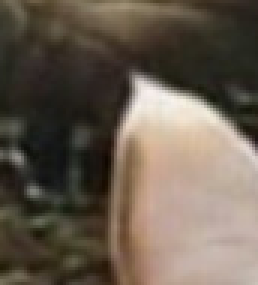
#> input picture 01.PNG, 86 x 95 px, found by its file name (shown 3 times larger)
$ python kmean.py
#> lines starting #> are read from the running program, lines starting #| are printed output that depends on the picture; long printed decimals are rounded
import numpy as np
import pandas as pd
import matplotlib.pyplot as plt
import cv2 as cv

def main():
    img = cv.imread("01.png")
#> img is the input picture: shape (95, 86, 3); mean B, G, R 79.9, 92.8, 104.4
    # img = cv.cvtColor(img, cv.COLOR_BGR2HSV)

    vectorized = np.float32(img.reshape((-1, 3)))
    criteria = (cv.TERM_CRITERIA_EPS + cv.TERM_CRITERIA_MAX_ITER, 20, 1.0)

    K = 2
    attempts = 10
    ret, label, center = cv.kmeans(vectorized, K, None, criteria, attempts, cv.KMEANS_PP_CENTERS)
#> ret = 14165288.7; label = 8170 values, max 1 at index 37, min 0 at index 0, mean 0.337; center = [[40.37, 51.99, 58.82], [157.5, 173.1, 193.8]]
    print(center)
#| [[ 40.366  51.988   58.818 ]
#|  [157.513  173.071  193.823 ]]
    center = np.uint8(center)
#> center = [[40, 51, 58], [157, 173, 193]]
    res = center[label.flatten()]
    result_image = res.reshape((img.shape))
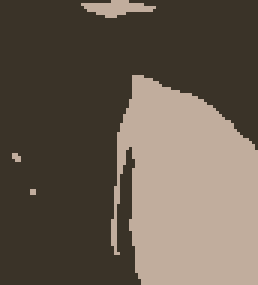
#> result_image: shape (95, 86, 3) (shown 3 times larger); mean B, G, R 79.5, 92.2, 103.5

    figure_size = 15
    plt.figure(figsize=(figure_size,figure_size))
    plt.subplot(2, 3, 1),plt.imshow(img)
    plt.title('Original Image'), plt.xticks([]), plt.yticks([])
    plt.subplot(2, 3, 2),plt.imshow(result_image)
    plt.title('Segmented Image when K = %i' % K), plt.xticks([]), plt.yticks([])
    plt.show()
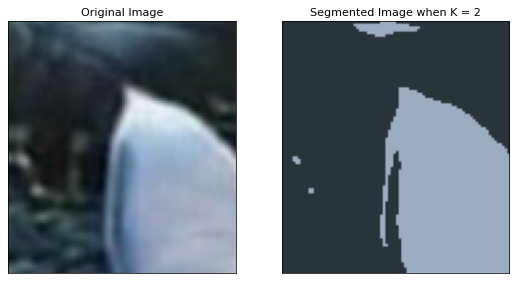
#> figure drawn by matplotlib, 2 panels; B, G, R data is drawn as R, G, B

if __name__ == "__main__":
    main()
